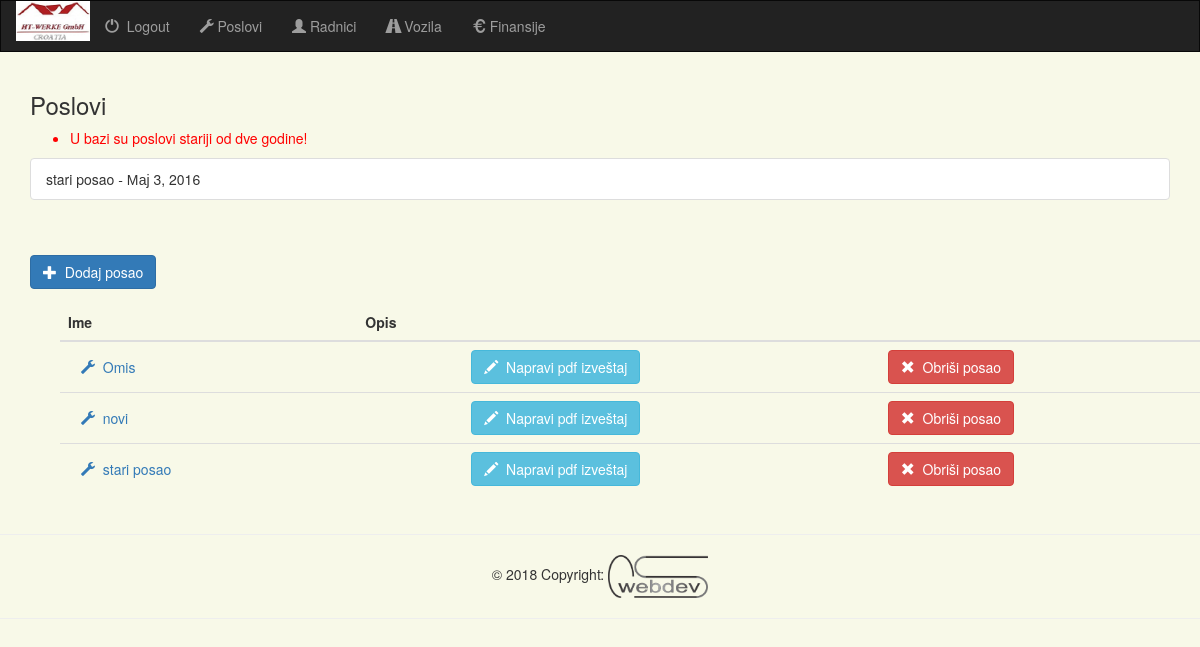
/administracija/ (signed in), run on an earlier commit of the app's database.
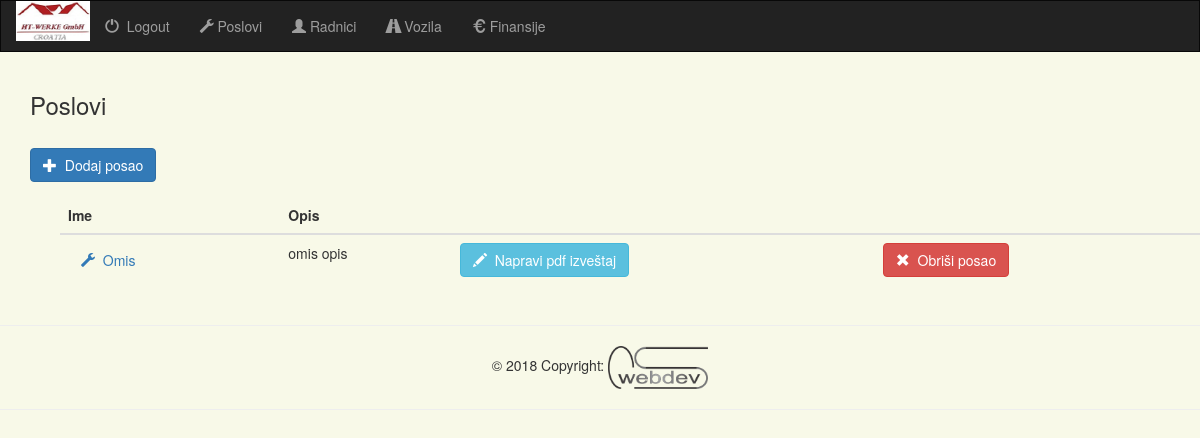
And on a later commit of the database.
### projects/models.py (models this page shows, shortened)
class Poslovi(models.Model):
    ime = models.CharField(max_length=30)
    opis = models.CharField(max_length=100, blank=True)
    dogovoreni_radni_sati = models.FloatField(default=0.0)
    dogovoreni_radni_sati_klasa_2 = models.FloatField(default=0.0)
    dogovoreni_radni_sati_klasa_3 = models.FloatField(default=0.0)
    dogovoreni_radni_sati_klasa_4 = models.FloatField(default=0.0)
    dogovoreni_radni_sati_klasa_5 = models.FloatField(default=0.0)
    dogovoreno_po_kvadratu = models.FloatField(default=0.0)
    pocetak_radova = models.DateField()
    kraj_radova = models.DateField(null=True, blank=True)
    class Meta:
        verbose_name_plural = "Poslovi"

### projects/views.py (the view)
# urls.py: url(r'^administracija/$', views.index, name='index'),
def index(request):
    if not request.user.is_authenticated():
        return render(request, 'projects/login.html')
    else:
        current_date = datetime.date.today()
        poslovi_zavrseni_pre_vise_od_dve_godine = []
        poslovi = Poslovi.objects.all()
        radnici = Radnik.objects.all()
        for posao in poslovi:
            if posao.kraj_radova != None:
                proslo_dana = posao.kraj_radova - current_date
                if proslo_dana.days < -730:
                    poslovi_zavrseni_pre_vise_od_dve_godine.append(posao)
        if len(poslovi_zavrseni_pre_vise_od_dve_godine) > 0:
            messages.success(request, "U bazi su poslovi stariji od dve godine!")
        return render(request, 'projects/index.html', {
            'poslovi': poslovi,
            'radnici': radnici,
            'poslovi_zavrseni_pre_vise_od_dve_godine': poslovi_zavrseni_pre_vise_od_dve_godine
        })

### projects/templates/projects/index.html (shortened to what this page needs)
{% extends 'projects/base.html' %}
{% block content %}
{% load staticfiles %}
<div class="container">
    <h3>Poslovi</h3>
    {% if messages %}
    <ul class="messages">
    {% for message in messages %}
    <li style="color:red;" {% if message.tags == "success" %} class="{{ message.tags }}"{% endif %}>{{ message }}</li>
    {% endfor %}
    </ul>
    {% endif %}
    {% if poslovi_zavrseni_pre_vise_od_dve_godine %}
    <div class="row">
        <div class="col-sm-12" style="padding-bottom: 15px;">
            <ul class="list-group">
            {% for posao in poslovi_zavrseni_pre_vise_od_dve_godine %}
            <li class="list-group-item">{{ posao.ime }} - {{ posao.kraj_radova }}</li>
            {% endfor %}
            </ul>
        </div>
    </div>
    {% endif %}
    {% if poslovi %}
    <div class="row">
        <div class="col-sm-12" style="padding-bottom: 15px;">
            <br>
            <a href="{% url 'projects:project-add' %}">
                <button type="button" class="btn btn-primary">
                    <span class="glyphicon glyphicon-plus"></span>&nbsp; Dodaj posao
                </button>
            </a>
        </div>
    </div>
    <div class="col-sm-12">
        <div class='container' id="table">
            <div class="table-div">
                <table class="table">
                    <thead>
                    <tr>
                        <th>Ime</th>
                        <th>Opis</th>
                        <th></th>
                        <th></th>
                    </tr>
                    </thead>
                    <tbody>
                    {% for posao in poslovi %}
                    <tr>
                        <td><a href="{% url 'projects:posao' posao.id %}"><button type="button" class="btn btn-link">
                                    <span class="glyphicon glyphicon-wrench"></span>&nbsp; {{ posao.ime }}
                                </button></a></td>
                        <td>{{ posao.opis }}</td>
                        <td>
                            <a href="{% url 'projects:pdf_posao' posao.id %}">
                                <button type="button" class="btn btn-info">
                                    <span class="glyphicon glyphicon-pencil"></span>&nbsp; Napravi pdf izveštaj
                                </button>
                            </a>
                        </td>
                        <td>
                            <a href="{% url 'projects:posao-delete' posao.id %}">
                                <button type="button" class="btn btn-danger" onclick="clicked(event)">
                                    <span class="glyphicon glyphicon-remove"></span>&nbsp; Obriši posao
                                </button>
                            </a>
                        </td>
                    </tr>
                    {% endfor %}
                    </tbody>
                </table>
            </div>
        </div>
    </div>
    {% endif %}
</div>
{% endblock %}

What changed in the data, as far as the page shows it:
removed Poslovi: ime "stari posao", kraj_radova "Мај 3, 2016"
removed Poslovi: ime "novi"
changed Poslovi "Omis": opis (not shown) → "omis opis"
Also different on the page:
list line gone: "U bazi su poslovi stariji od dve godine!"
